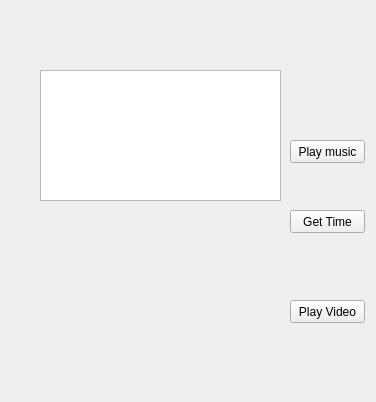
<?xml version="1.0" encoding="UTF-8"?>
<ui version="4.0">
 <class>Widget</class>
 <widget class="QWidget" name="Widget">
  <property name="geometry">
   <rect>
    <x>0</x>
    <y>0</y>
    <width>376</width>
    <height>402</height>
   </rect>
  </property>
  <property name="windowTitle">
   <string>Widget</string>
  </property>
  <widget class="QTextEdit" name="textEdit">
   <property name="geometry">
    <rect>
     <x>40</x>
     <y>70</y>
     <width>241</width>
     <height>131</height>
    </rect>
   </property>
  </widget>
  <widget class="QPushButton" name="pushButton">
   <property name="geometry">
    <rect>
     <x>290</x>
     <y>140</y>
     <width>75</width>
     <height>23</height>
    </rect>
   </property>
   <property name="text">
    <string>Play music</string>
   </property>
  </widget>
  <widget class="QPushButton" name="pushButton_2">
   <property name="geometry">
    <rect>
     <x>290</x>
     <y>300</y>
     <width>75</width>
     <height>23</height>
    </rect>
   </property>
   <property name="text">
    <string>Play Video</string>
   </property>
  </widget>
  <widget class="QWidget" name="widget" native="true">
   <property name="geometry">
    <rect>
     <x>40</x>
     <y>240</y>
     <width>241</width>
     <height>151</height>
    </rect>
   </property>
  </widget>
  <widget class="QPushButton" name="pushButton_3">
   <property name="geometry">
    <rect>
     <x>290</x>
     <y>210</y>
     <width>75</width>
     <height>23</height>
    </rect>
   </property>
   <property name="text">
    <string>Get Time</string>
   </property>
  </widget>
 </widget>
 <layoutdefault spacing="6" margin="11"/>
 <resources/>
 <connections/>
</ui>
